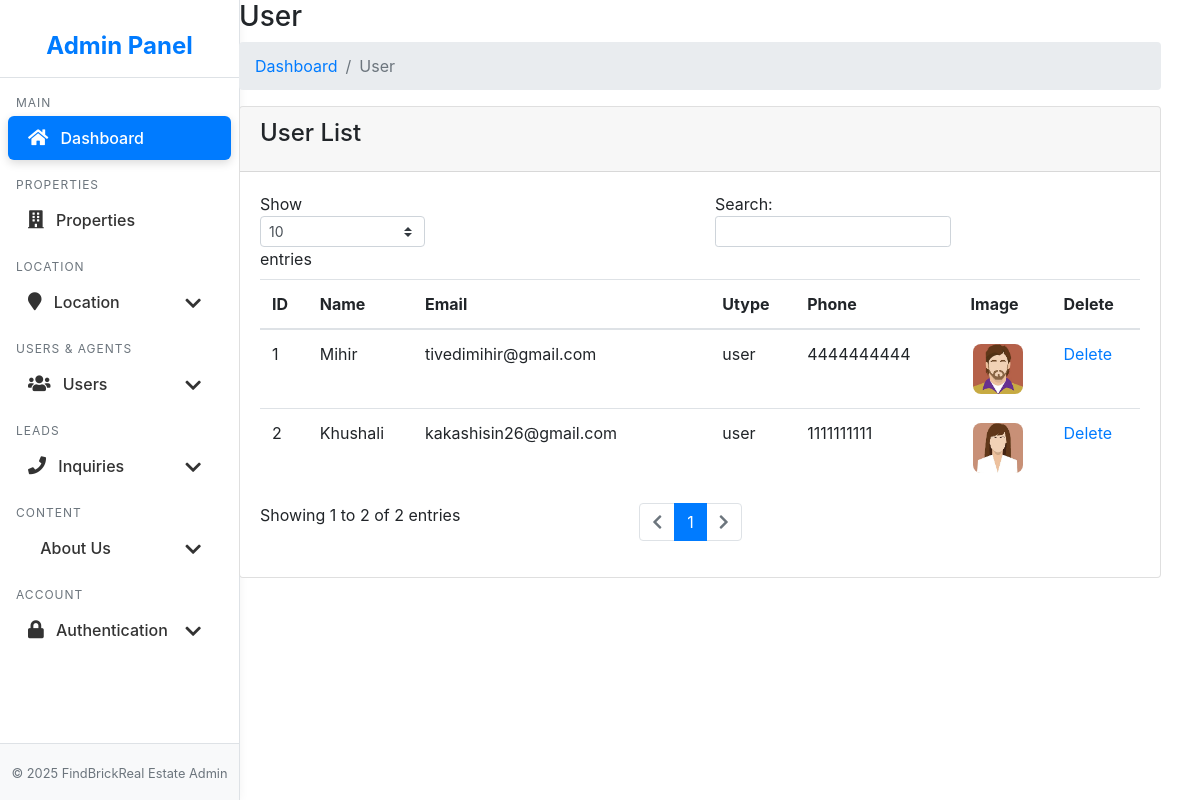
Screenshot of /FindBrick-Smart-Real-EState/admin/userlist.php (signed in) with the database file from the repository.
### tables this page shows
CREATE TABLE `user` (
  `uid` int(10) UNSIGNED NOT NULL,
  `uname` varchar(100) NOT NULL,
  `uemail` varchar(100) NOT NULL,
  `utype` enum('user','agent','builder') NOT NULL,
  `uphone` varchar(20) NOT NULL,
  `upassword` varchar(255) NOT NULL,
  `uimage` varchar(255) DEFAULT NULL,
  `email_verified` tinyint(1) NOT NULL DEFAULT 0,
  `status` varchar(20) NOT NULL DEFAULT 'pending',
  `verify_otp` varchar(10) DEFAULT NULL,
  `otp_expiry` datetime DEFAULT NULL,
  `created_at` timestamp NOT NULL DEFAULT current_timestamp(),
  `updated_at` timestamp NOT NULL DEFAULT current_timestamp() ON UPDATE current_timestamp(),
  `reset_password_otp` varchar(6) DEFAULT NULL,
  `reset_password_otp_expiry` datetime DEFAULT NULL
);

### FindBrick-Smart-Real-EState/admin/userlist.php (the view, shortened to what this page needs)
<?php
require("config.php");
?>
<!DOCTYPE html>
<html lang="en">
<head>
	<link href="https://cdn.jsdelivr.net/npm/bootstrap@4.6.2/dist/css/bootstrap.min.css" rel="stylesheet">
	<link href="https://cdn.jsdelivr.net/npm/bootstrap-icons/font/bootstrap-icons.css" rel="stylesheet">
</head>
<body>
	<div class="container-fluid">
		<div class="row">
			<?php include("sidebar.php"); ?>
			<main class="col-md-10 ms-sm-auto col-lg-10 px-md-4">
				<div class="page-wrapper">
					<div class="content container-fluid">
						<div class="page-header">
							<div class="row">
								<div class="col">
									<h3 class="page-title">User</h3>
									<ul class="breadcrumb">
										<li class="breadcrumb-item"><a href="dashboard.php">Dashboard</a></li>
										<li class="breadcrumb-item active">User</li>
									</ul>
								</div>
							</div>
						</div>
						<div class="row">
							<div class="col-sm-12">
								<div class="card">
									<div class="card-header">
										<h4 class="card-title">User List</h4>
									</div>
									<div class="card-body">
										<table id="basic-datatable" class="table">
											<thead>
												<tr>
													<th>ID</th>
													<th>Name</th>
													<th>Email</th>
													<th>Utype</th>
													<th>Phone</th>
													<th>Image</th>
													<th>Delete</th>
												</tr>
											</thead>
											<tbody>
												<?php
												$query = mysqli_query($con, "select * from user where utype='user'");
												$cnt = 1;
												while ($row = mysqli_fetch_row($query)) {
												?>
													<tr>
														<td><?php echo $cnt; ?></td>
														<td><?php echo $row['1']; ?></td>
														<td><?php echo $row['2']; ?></td>
														<td><?php echo $row['3']; ?></td>
														<td><?php echo $row['4']; ?></td>
														<td><img src="<?php echo $row['6']; ?>" height="50px" width="50px"></td>
														<td><a href="userdelete.php?id=<?php echo $row['0']; ?>">Delete</a></td>
													</tr>
												<?php
													$cnt = $cnt + 1;
												}
												?>
											</tbody>
										</table>
									</div>
								</div>
							</div>
						</div>
					</div>
				</div>
</body>
</html>

### FindBrick-Smart-Real-EState/admin/userlist.php (style rules this page uses)
body { font-family: 'Segoe UI', sans-serif; background: #f5f7fa; }
.table img { border-radius: 8px; object-fit: cover; margin: 2px; }

### rows the page displays
user: uname "Mihir", uemail "tivedimihir@gmail.com", utype "user", uphone "4444444444", uimage (picture)
user: uname "Khushali", uemail "kakashisin26@gmail.com", utype "user", uphone "1111111111", uimage (picture)
